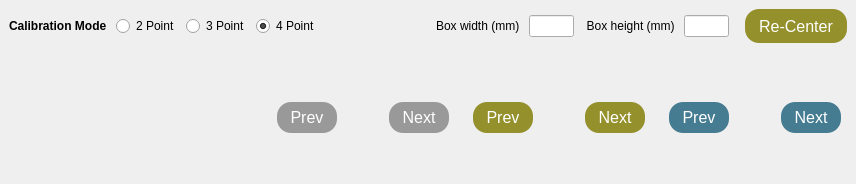
      <widget class="QWidget" name="widgetMain" native="true">
       <property name="sizePolicy">
        <sizepolicy hsizetype="Preferred" vsizetype="Preferred">
         <horstretch>1</horstretch>
         <verstretch>0</verstretch>
        </sizepolicy>
       </property>
       <layout class="QVBoxLayout" name="verticalLayout_10" stretch="0,1,0">
        <property name="spacing">
         <number>0</number>
        </property>
        <property name="leftMargin">
         <number>0</number>
        </property>
        <property name="topMargin">
         <number>0</number>
        </property>
        <property name="rightMargin">
         <number>0</number>
        </property>
        <property name="bottomMargin">
         <number>0</number>
        </property>
        <item>
         <widget class="QFrame" name="frameTopBar">
          <property name="minimumSize">
           <size>
            <width>0</width>
            <height>0</height>
           </size>
          </property>
          <property name="frameShape">
           <enum>QFrame::NoFrame</enum>
          </property>
          <property name="frameShadow">
           <enum>QFrame::Raised</enum>
          </property>
          <layout class="QHBoxLayout" name="horizontalLayout_20">
           <property name="spacing">
            <number>6</number>
           </property>
           <item>
            <widget class="QWidget" name="widgetPointMode" native="true">
             <property name="minimumSize">
              <size>
               <width>0</width>
               <height>30</height>
              </size>
             </property>
             <layout class="QHBoxLayout" name="horizontalLayout_9">
              <property name="spacing">
               <number>6</number>
              </property>
              <property name="leftMargin">
               <number>0</number>
              </property>
              <property name="topMargin">
               <number>0</number>
              </property>
              <property name="rightMargin">
               <number>0</number>
              </property>
              <property name="bottomMargin">
               <number>0</number>
              </property>
              <item>
               <widget class="QLabel" name="label">
                <property name="font">
                 <font>
                  <bold>true</bold>
                 </font>
                </property>
                <property name="text">
                 <string>Calibration Mode </string>
                </property>
               </widget>
              </item>
              <item>
               <widget class="QRadioButton" name="radioButton2Points">
                <property name="text">
                 <string>2 Point</string>
                </property>
               </widget>
              </item>
              <item>
               <widget class="QRadioButton" name="radioButton3Points">
                <property name="text">
                 <string>3 Point</string>
                </property>
               </widget>
              </item>
              <item>
               <widget class="QRadioButton" name="radioButton4Points">
                <property name="text">
                 <string>4 Point</string>
                </property>
                <property name="checked">
                 <bool>true</bool>
                </property>
               </widget>
              </item>
             </layout>
            </widget>
           </item>
           <item>
            <spacer name="horizontalSpacer">
             <property name="orientation">
              <enum>Qt::Horizontal</enum>
             </property>
             <property name="sizeHint" stdset="0">
              <size>
               <width>1</width>
               <height>5</height>
              </size>
             </property>
            </spacer>
           </item>
           <item>
            <widget class="QLabel" name="labelRectWidth">
             <property name="text">
              <string>Box width (mm) </string>
             </property>
            </widget>
           </item>
           <item>
            <widget class="QLineEdit" name="lineEditRectWidth">
             <property name="maximumSize">
              <size>
               <width>45</width>
               <height>16777215</height>
              </size>
             </property>
            </widget>
           </item>
           <item>
            <widget class="QLabel" name="labelRectHeight">
             <property name="text">
              <string>  Box height (mm) </string>
             </property>
            </widget>
           </item>
           <item>
            <widget class="QLineEdit" name="lineEditRectHeight">
             <property name="maximumSize">
              <size>
               <width>45</width>
               <height>16777215</height>
              </size>
             </property>
            </widget>
           </item>
           <item>
            <spacer name="horizontalSpacer_6">
             <property name="orientation">
              <enum>Qt::Horizontal</enum>
             </property>
             <property name="sizeType">
              <enum>QSizePolicy::Fixed</enum>
             </property>
             <property name="sizeHint" stdset="0">
              <size>
               <width>10</width>
               <height>5</height>
              </size>
             </property>
            </spacer>
           </item>
           <item>
            <widget class="QToolButton" name="toolButton">
             <property name="cursor">
              <cursorShape>PointingHandCursor</cursorShape>
             </property>
             <property name="styleSheet">
              <string notr="true">QToolButton {background: #94902c; padding: 6 8 6 8;font-size: 16px; border: none; border-radius: 14; color:white}
QToolButton:disabled {background: #999999;}</string>
             </property>
             <property name="text">
              <string>Re-Center</string>
             </property>
             <property name="iconSize">
              <size>
               <width>24</width>
               <height>24</height>
              </size>
             </property>
            </widget>
           </item>
          </layout>
         </widget>
        </item>
        <item>
         <widget class="WidgetImageView" name="widgetImageView" native="true">
          <property name="enabled">
           <bool>true</bool>
          </property>
          <property name="cursor">
           <cursorShape>PointingHandCursor</cursorShape>
          </property>
         </widget>
        </item>
        <item>
         <widget class="QFrame" name="frameBottomBar">
          <property name="minimumSize">
           <size>
            <width>0</width>
            <height>80</height>
           </size>
          </property>
          <property name="frameShape">
           <enum>QFrame::NoFrame</enum>
          </property>
          <property name="frameShadow">
           <enum>QFrame::Raised</enum>
          </property>
          <layout class="QHBoxLayout" name="horizontalLayout_22" stretch="1,0,0,0">
           <property name="spacing">
            <number>6</number>
           </property>
           <property name="leftMargin">
            <number>6</number>
           </property>
           <property name="topMargin">
            <number>6</number>
           </property>
           <property name="rightMargin">
            <number>6</number>
           </property>
           <property name="bottomMargin">
            <number>6</number>
           </property>
           <item>
            <widget class="QWidget" name="widgetThumbnail" native="true">
             <layout class="QVBoxLayout" name="verticalLayout_11">
              <property name="leftMargin">
               <number>0</number>
              </property>
              <property name="topMargin">
               <number>0</number>
              </property>
              <property name="rightMargin">
               <number>0</number>
              </property>
              <property name="bottomMargin">
               <number>0</number>
              </property>
              <item>
               <widget class="QThumbnailWidget" name="listWidgetThumbnail">
                <property name="sizePolicy">
                 <sizepolicy hsizetype="Expanding" vsizetype="MinimumExpanding">
                  <horstretch>0</horstretch>
                  <verstretch>0</verstretch>
                 </sizepolicy>
                </property>
                <property name="maximumSize">
                 <size>
                  <width>16777215</width>
                  <height>120</height>
                 </size>
                </property>
                <property name="styleSheet">
                 <string notr="true">QListWidget {background: transparent;}
QListWidget::item {
    background-color: none; 
    border: 4px solid transparent; 
}
QListWidget::item:selected {
    background-color: transparent;
    border: 4px solid white; 
}</string>
                </property>
                <property name="editTriggers">
                 <set>QAbstractItemView::NoEditTriggers</set>
                </property>
                <property name="showDropIndicator" stdset="0">
                 <bool>false</bool>
                </property>
                <property name="iconSize">
                 <size>
                  <width>120</width>
                  <height>100</height>
                 </size>
                </property>
                <property name="movement">
                 <enum>QListView::Static</enum>
                </property>
                <property name="isWrapping" stdset="0">
                 <bool>false</bool>
                </property>
                <property name="viewMode">
                 <enum>QListView::IconMode</enum>
                </property>
               </widget>
              </item>
             </layout>
            </widget>
           </item>
           <item>
            <widget class="QWidget" name="widgetIndex" native="true">
             <property name="styleSheet">
              <string>QPushButton {background: #a2293c; padding: 10 18 10 18;font-size: 18px; border: none; border-radius: 20; color:white}
QPushButton:disabled {background: #999999;}</string>
             </property>
             <layout class="QHBoxLayout" name="horizontalLayout_21">
              <property name="spacing">
               <number>6</number>
              </property>
              <property name="topMargin">
               <number>6</number>
              </property>
              <property name="bottomMargin">
               <number>6</number>
              </property>
              <item>
               <widget class="QPushButton" name="pushButtonPrevious">
                <property name="enabled">
                 <bool>false</bool>
                </property>
                <property name="minimumSize">
                 <size>
                  <width>60</width>
                  <height>0</height>
                 </size>
                </property>
                <property name="cursor">
                 <cursorShape>PointingHandCursor</cursorShape>
                </property>
                <property name="styleSheet">
                 <string notr="true">QPushButton {background: #a2293c; padding: 6 8 6 8;font-size: 16px; border: none; border-radius: 14; color:white}
QPushButton:disabled {background: #999999;}</string>
                </property>
                <property name="text">
                 <string>Prev</string>
                </property>
               </widget>
              </item>
              <item>
               <widget class="QLabel" name="labelIndex">
                <property name="minimumSize">
                 <size>
                  <width>40</width>
                  <height>0</height>
                 </size>
                </property>
                <property name="text">
                 <string/>
                </property>
                <property name="alignment">
                 <set>Qt::AlignCenter</set>
                </property>
               </widget>
              </item>
              <item>
               <widget class="QPushButton" name="pushButtonNext">
                <property name="enabled">
                 <bool>false</bool>
                </property>
                <property name="minimumSize">
                 <size>
                  <width>60</width>
                  <height>0</height>
                 </size>
                </property>
                <property name="cursor">
                 <cursorShape>PointingHandCursor</cursorShape>
                </property>
                <property name="styleSheet">
                 <string notr="true">QPushButton {background: #a2293c; padding: 6 8 6 8;font-size: 16px; border: none; border-radius: 14; color:white}
QPushButton:disabled {background: #999999;}</string>
                </property>
                <property name="text">
                 <string>Next</string>
                </property>
               </widget>
              </item>
             </layout>
            </widget>
           </item>
           <item>
            <widget class="QWidget" name="widgetIndexSeg" native="true">
             <property name="styleSheet">
              <string>QPushButton {background: #a2293c; padding: 10 18 10 18;font-size: 18px; border: none; border-radius: 20; color:white}
QPushButton:disabled {background: #999999;}</string>
             </property>
             <layout class="QHBoxLayout" name="horizontalLayout_23">
              <property name="spacing">
               <number>6</number>
              </property>
              <property name="topMargin">
               <number>6</number>
              </property>
              <property name="bottomMargin">
               <number>6</number>
              </property>
              <item>
               <widget class="QPushButton" name="pushButtonPreviousSeg">
                <property name="minimumSize">
                 <size>
                  <width>60</width>
                  <height>0</height>
                 </size>
                </property>
                <property name="styleSheet">
                 <string notr="true">QPushButton {background: #94902c; padding: 6 8 6 8;font-size: 16px; border: none; border-radius: 14; color:white}
QPushButton:disabled {background: #999999;}</string>
                </property>
                <property name="text">
                 <string>Prev</string>
                </property>
               </widget>
              </item>
              <item>
               <widget class="QLabel" name="labelIndexSeg">
                <property name="minimumSize">
                 <size>
                  <width>40</width>
                  <height>0</height>
                 </size>
                </property>
                <property name="text">
                 <string/>
                </property>
                <property name="alignment">
                 <set>Qt::AlignCenter</set>
                </property>
               </widget>
              </item>
              <item>
               <widget class="QPushButton" name="pushButtonNextSeg">
                <property name="minimumSize">
                 <size>
                  <width>60</width>
                  <height>0</height>
                 </size>
                </property>
                <property name="styleSheet">
                 <string notr="true">QPushButton {background: #94902c; padding: 6 8 6 8;font-size: 16px; border: none; border-radius: 14; color:white}
QPushButton:disabled {background: #999999;}</string>
                </property>
                <property name="text">
                 <string>Next</string>
                </property>
               </widget>
              </item>
             </layout>
            </widget>
           </item>
           <item>
            <widget class="QWidget" name="widgetIndexCC" native="true">
             <property name="styleSheet">
              <string>QPushButton {background: #a2293c; padding: 10 18 10 18;font-size: 18px; border: none; border-radius: 20; color:white}
QPushButton:disabled {background: #999999;}</string>
             </property>
             <layout class="QHBoxLayout" name="horizontalLayout_24">
              <property name="spacing">
               <number>6</number>
              </property>
              <property name="topMargin">
               <number>6</number>
              </property>
              <property name="bottomMargin">
               <number>6</number>
              </property>
              <item>
               <widget class="QPushButton" name="pushButtonPreviousCC">
                <property name="enabled">
                 <bool>true</bool>
                </property>
                <property name="minimumSize">
                 <size>
                  <width>60</width>
                  <height>0</height>
                 </size>
                </property>
                <property name="styleSheet">
                 <string notr="true">QPushButton {background: #457c92; padding: 6 8 6 8;font-size: 16px; border: none; border-radius: 14; color:white}
QPushButton:disabled {background: #999999;}</string>
                </property>
                <property name="text">
                 <string>Prev</string>
                </property>
               </widget>
              </item>
              <item>
               <widget class="QLabel" name="labelIndexCC">
                <property name="minimumSize">
                 <size>
                  <width>40</width>
                  <height>0</height>
                 </size>
                </property>
                <property name="text">
                 <string/>
                </property>
                <property name="alignment">
                 <set>Qt::AlignCenter</set>
                </property>
               </widget>
              </item>
              <item>
               <widget class="QPushButton" name="pushButtonNextCC">
                <property name="enabled">
                 <bool>true</bool>
                </property>
                <property name="minimumSize">
                 <size>
                  <width>60</width>
                  <height>0</height>
                 </size>
                </property>
                <property name="styleSheet">
                 <string notr="true">QPushButton {background: #457c92; padding: 6 8 6 8;font-size: 16px; border: none; border-radius: 14; color:white}
QPushButton:disabled {background: #999999;}</string>
                </property>
                <property name="text">
                 <string>Next</string>
                </property>
               </widget>
              </item>
             </layout>
            </widget>
           </item>
          </layout>
         </widget>
        </item>
       </layout>
      </widget>
